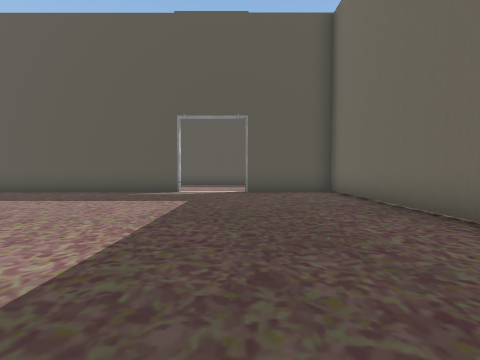
view 1 (above)

16 first-person views from a walk through a 3-D level made in the Unity game engine. The camera is 1.4 m above the floor, tilts 2° down and sees 90° across. The floor is counted in squares, 2 m on a side. Each view is taken from the middle of a square. On the plan, view 1 faces up. The plan holds only what a view shows up to about 9 squares ahead; the rest is blank. The place goes on beyond the plan. The player is left out. Some animated figures are not drawn. Door leaves are left out, so doorways stand open.

view 2
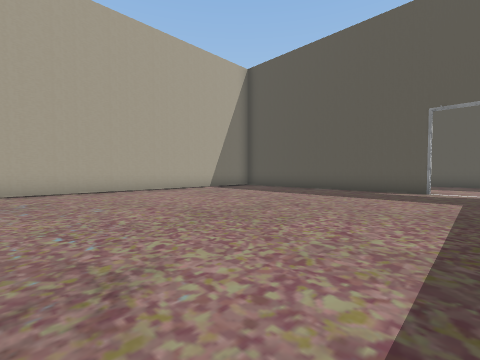

view 3
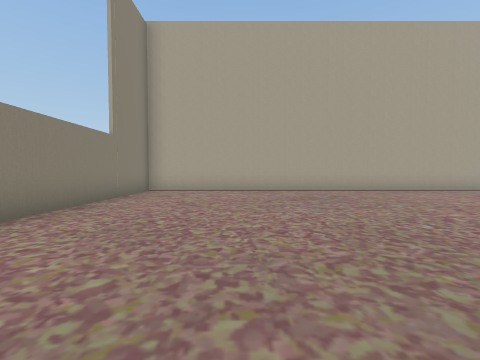

view 4
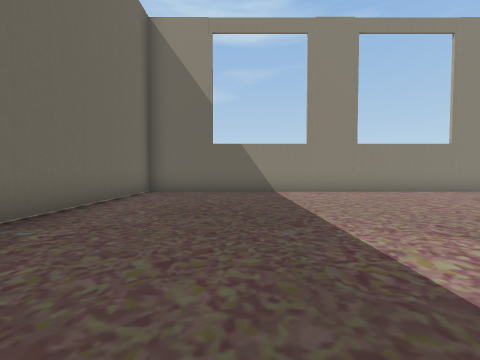

view 5
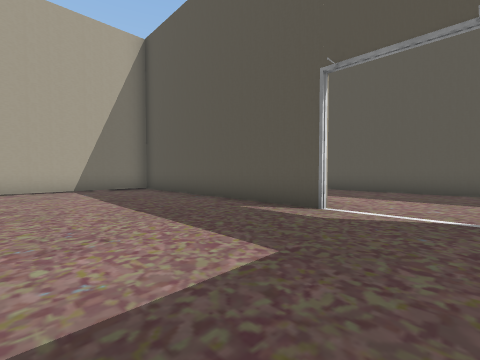

view 6
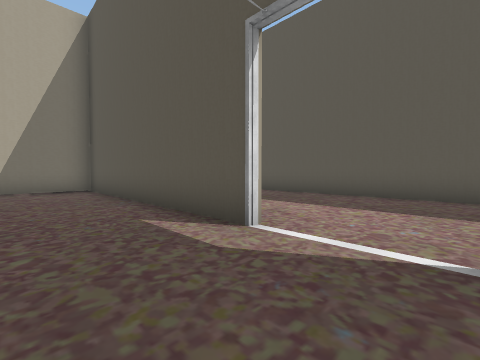

view 7
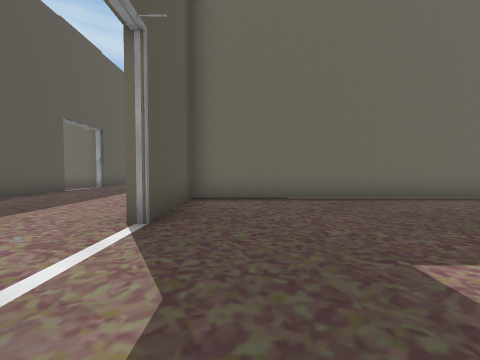

view 8
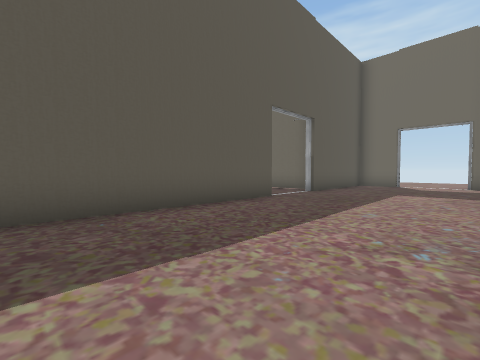

view 9
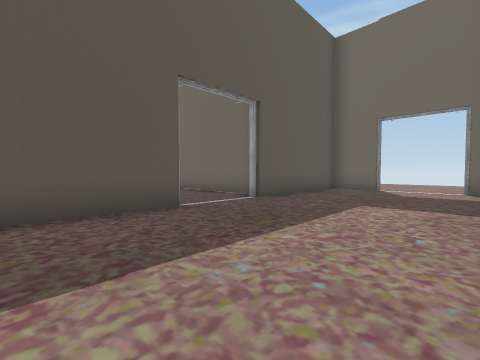

view 10
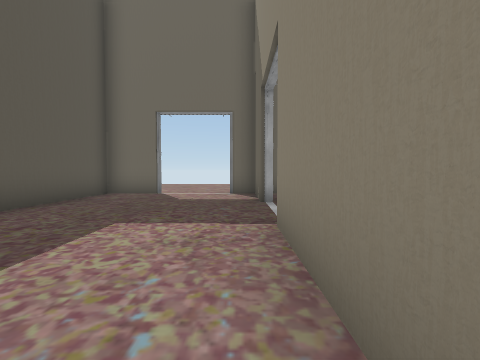

view 11
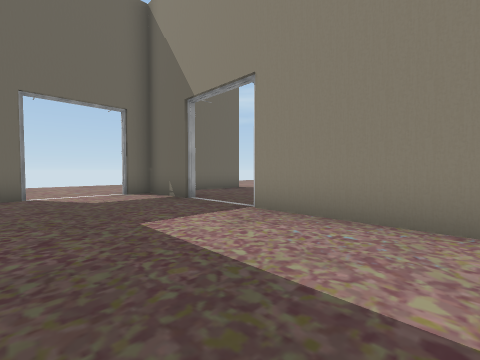

view 12
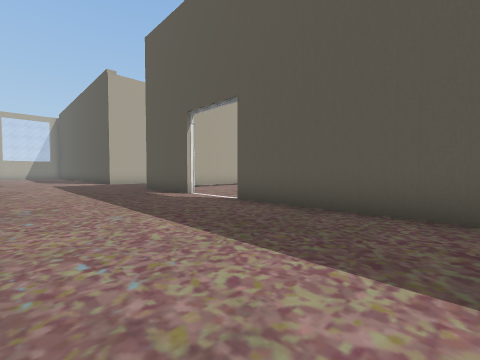

view 13
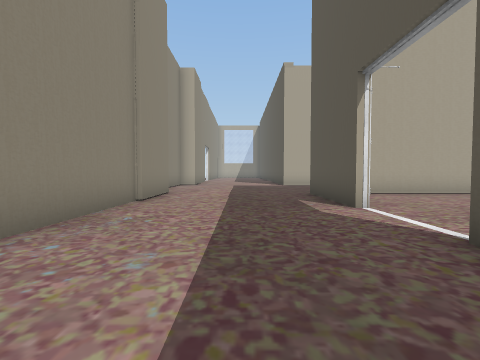

view 14
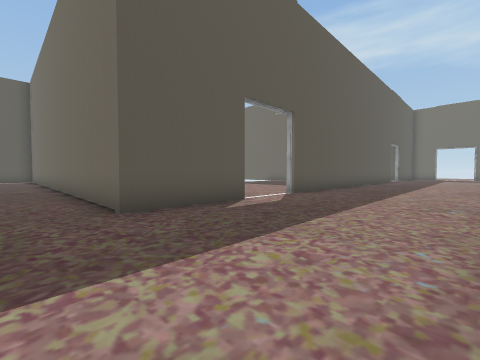

view 15
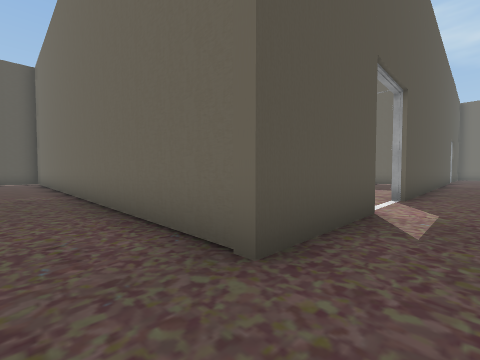

view 16
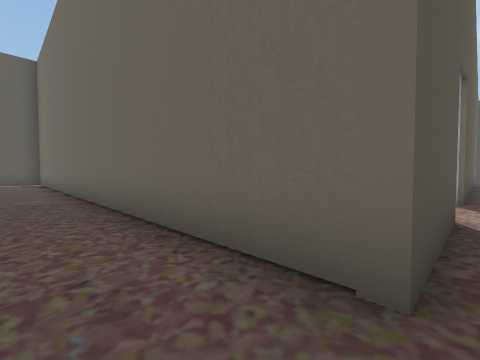

### Floor plan
Points are (right, up) in squares from view 1. A wall is a line through its corners. A room is listed if a view was taken in it or the views show most of it. See-through windows are left out.
Room 1 (views 1, 2, 3, 4, 5, 6, 7)
walls: (3.1, 0.8) (3.1, 8.3) (0.2, 8.3); (-2.1, 8.3) (-9.7, 8.3) (-9.7, -6.3) (3.1, -6.3) (3.1, -1.1)
ways out: open door at (-1, 8) to room 2
Room 2 (views 8, 9, 10, 11, 12, 13, 14, 15, 16)
walls: (-2.1, 8.6) (-2.1, 8.3); (0.2, 8.3) (0.2, 8.6); (-8.6, 13.6) (-8.6, 13.2) (-11.6, 13.2) (-11.6, 24.4); (5.6, 13.2) (-6.4, 13.2); (4.9, 8.5) (8.2, 8.5); (-11.9, 8.5) (-6.4, 8.5); (10.5, 8.5) (12.6, 8.5) (12.6, 9.4); (12.6, 11.5) (12.6, 13.2) (7.9, 13.2)
ways out: open door at (-1, 8) to room 1; open door at (-7.5, 14); open door at (7, 14); open door at (9, 8); open door at (13, 10.5)

Positions as (right, up) in squares from view 1, and headings:
1: (0, 0), facing up
2: (-1, -1), facing up-left
3: (-1, -3), facing left
4: (0, 2), facing down
5: (0, 4), facing up-left
6: (0, 6), facing up-left
7: (-3, 7), facing right
8: (0, 9), facing up-right
9: (3, 9), facing up-right
10: (5, 9), facing right
11: (5, 12), facing down-right
12: (-2, 9), facing up-left
13: (-4, 11), facing left
14: (-13, 9), facing up-right
15: (-13, 12), facing up-right
16: (-13, 13), facing up-right
